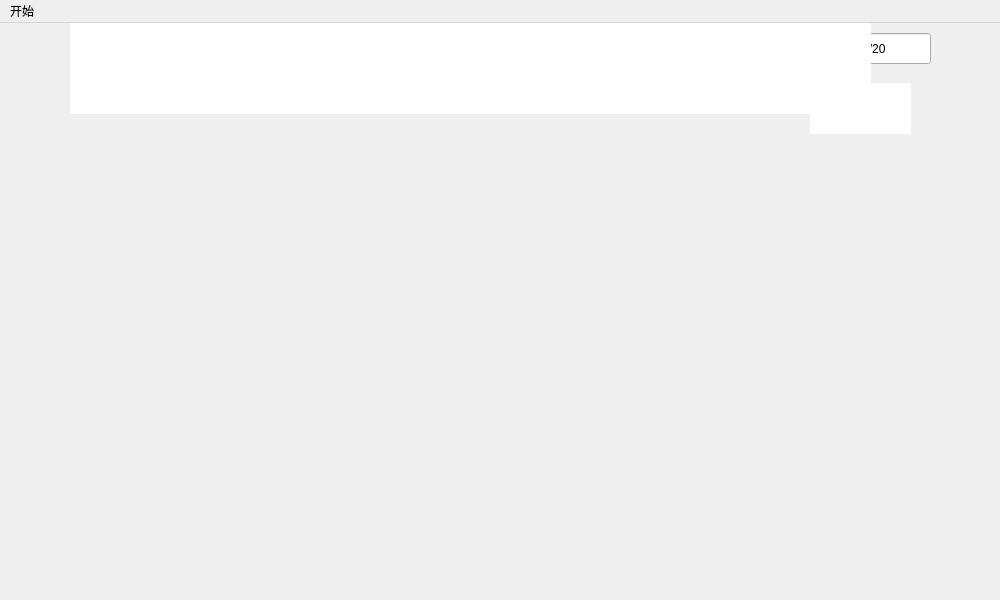
<?xml version="1.0" encoding="UTF-8"?>
<ui version="4.0">
 <class>personscene</class>
 <widget class="QMainWindow" name="personscene">
  <property name="geometry">
   <rect>
    <x>0</x>
    <y>0</y>
    <width>1000</width>
    <height>600</height>
   </rect>
  </property>
  <property name="windowTitle">
   <string>MainWindow</string>
  </property>
  <widget class="QWidget" name="centralwidget">
   <widget class="QLabel" name="leftlabel">
    <property name="geometry">
     <rect>
      <x>10</x>
      <y>240</y>
      <width>72</width>
      <height>61</height>
     </rect>
    </property>
    <property name="cursor">
     <cursorShape>PointingHandCursor</cursorShape>
    </property>
    <property name="text">
     <string/>
    </property>
    <property name="pixmap">
     <pixmap>:/image/arrlrft.png</pixmap>
    </property>
   </widget>
   <widget class="QProgressBar" name="levelline">
    <property name="geometry">
     <rect>
      <x>810</x>
      <y>10</y>
      <width>121</width>
      <height>31</height>
     </rect>
    </property>
    <property name="maximum">
     <number>20</number>
    </property>
    <property name="value">
     <number>10</number>
    </property>
    <property name="alignment">
     <set>Qt::AlignCenter</set>
    </property>
    <property name="orientation">
     <enum>Qt::Horizontal</enum>
    </property>
    <property name="invertedAppearance">
     <bool>false</bool>
    </property>
    <property name="textDirection">
     <enum>QProgressBar::TopToBottom</enum>
    </property>
    <property name="format">
     <string>%v/20</string>
    </property>
   </widget>
   <widget class="QLabel" name="label">
    <property name="geometry">
     <rect>
      <x>750</x>
      <y>0</y>
      <width>51</width>
      <height>51</height>
     </rect>
    </property>
    <property name="text">
     <string/>
    </property>
    <property name="pixmap">
     <pixmap resource="res.qrc">:/image/leveldialog.png</pixmap>
    </property>
   </widget>
   <widget class="QLineEdit" name="levelEdit">
    <property name="geometry">
     <rect>
      <x>750</x>
      <y>10</y>
      <width>51</width>
      <height>31</height>
     </rect>
    </property>
    <property name="cursor">
     <cursorShape>ArrowCursor</cursorShape>
    </property>
    <property name="mouseTracking">
     <bool>true</bool>
    </property>
    <property name="autoFillBackground">
     <bool>false</bool>
    </property>
    <property name="text">
     <string/>
    </property>
    <property name="frame">
     <bool>false</bool>
    </property>
    <property name="readOnly">
     <bool>true</bool>
    </property>
    <property name="placeholderText">
     <string/>
    </property>
   </widget>
   <widget class="QLabel" name="label_2">
    <property name="geometry">
     <rect>
      <x>750</x>
      <y>60</y>
      <width>51</width>
      <height>51</height>
     </rect>
    </property>
    <property name="text">
     <string/>
    </property>
    <property name="pixmap">
     <pixmap resource="res.qrc">:/image/gold.png</pixmap>
    </property>
   </widget>
   <widget class="QLineEdit" name="lineEdit">
    <property name="geometry">
     <rect>
      <x>810</x>
      <y>60</y>
      <width>101</width>
      <height>51</height>
     </rect>
    </property>
    <property name="cursor">
     <cursorShape>ArrowCursor</cursorShape>
    </property>
    <property name="frame">
     <bool>false</bool>
    </property>
    <property name="readOnly">
     <bool>true</bool>
    </property>
   </widget>
   <widget class="QTextEdit" name="lineEdit_2">
    <property name="geometry">
     <rect>
      <x>70</x>
      <y>0</y>
      <width>801</width>
      <height>91</height>
     </rect>
    </property>
    <property name="frameShape">
     <enum>QFrame::NoFrame</enum>
    </property>
    <property name="readOnly">
     <bool>true</bool>
    </property>
   </widget>
  </widget>
  <widget class="QMenuBar" name="menubar">
   <property name="geometry">
    <rect>
     <x>0</x>
     <y>0</y>
     <width>1000</width>
     <height>26</height>
    </rect>
   </property>
   <widget class="QMenu" name="menu">
    <property name="title">
     <string>开始</string>
    </property>
    <addaction name="actionexit"/>
   </widget>
   <addaction name="menu"/>
  </widget>
  <action name="actionexit">
   <property name="text">
    <string>退出</string>
   </property>
  </action>
 </widget>
 <resources>
  <include location="res.qrc"/>
 </resources>
 <connections/>
</ui>
